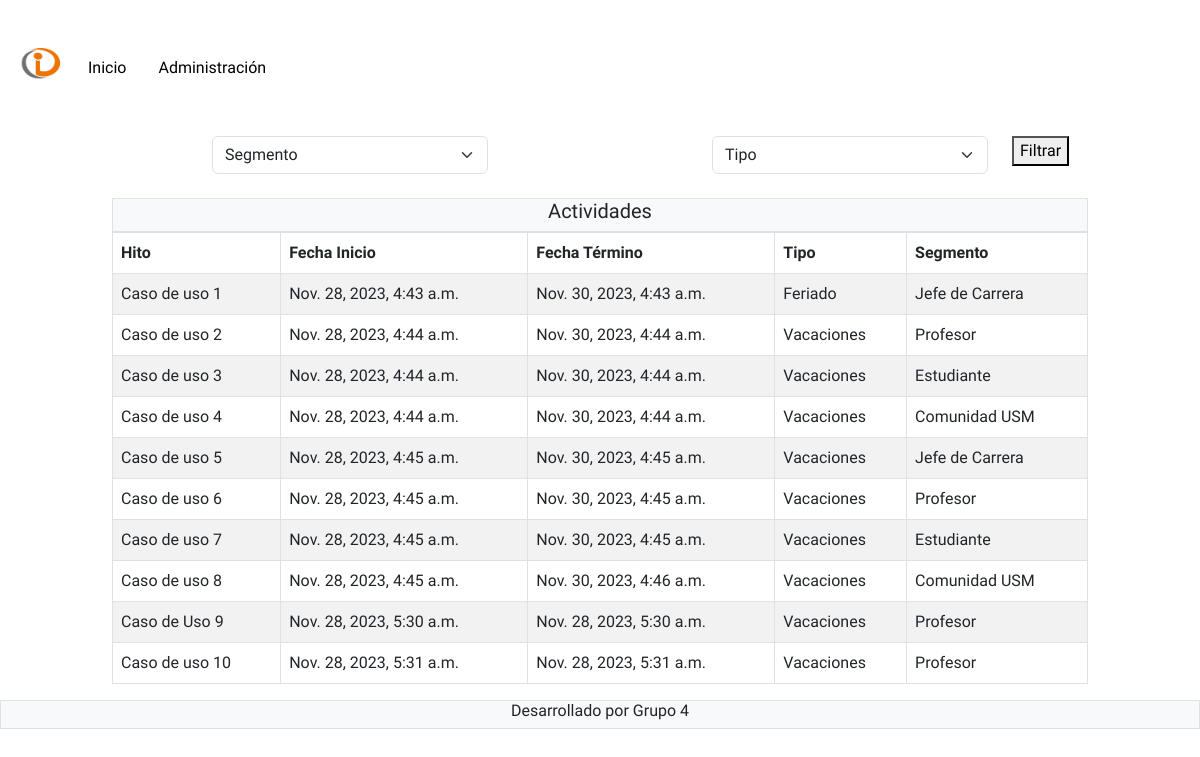
The page / on the database its author committed.
### core/models.py (models this page shows, shortened)
class Evento(models.Model):
    fecha_inicio = models.DateTimeField(auto_now_add=False)
    fecha_termino = models.DateTimeField(auto_now_add=False)
    Titulo = models.CharField(max_length=55)
    Descripcion = models.CharField(max_length=105)
    TIPO_CHOICES = [
        ('V', 'Vacaciones'),
        ('F', 'Feriado'),
        ('S_A', 'Suspension de actividades'),
        ('S_A_PM', 'Suspension de actividades (PM)'),
        ('P', 'Periodo Lectivo'),
        ('S_E', 'Suspension de evaluaciones'),
        ('C', 'Ceremonia'),
        ('E', 'EDDA'),
        ('A', 'Ayudantias'),
        ('H', 'Hito Academico'),
        ('S', 'Secretaria Academica'),
        ('Q', 'QAI'),
    ]
    Tipo = models.CharField(max_length=30, choices=TIPO_CHOICES)
    Segmento = models.ManyToManyField(Segmento, related_name='eventos')

class Segmento(models.Model):
    id = models.BigAutoField(primary_key=True)
    SEGMENTO_CHOICES = [
        ('Comunidad USM', 'Comunidad USM'),
        ('Estudiante', 'Estudiante'),
        ('Profesor', 'Profesor'),
        ('Jefe de Carrera', 'Jefe de Carrera'),
    ]
    nombre = models.CharField(max_length=35, choices=SEGMENTO_CHOICES)

### core/views.py (the view)
# urls.py: path('', views.index, name='home'),
def index(request):
    print("Entrando a views.index")
    title = ""
    segmento_usuario = None
    eventos = Evento.objects.filter(fecha_inicio__gte=date.today()).order_by('fecha_inicio') #Queryset general (todas las actividades)
    eventosPorSegmento = None  #Inicializar el queryset por segmento
    if request.user.is_authenticated:
        user = request.user
        segmento_usuario = user.segmento.nombre if (hasattr(user, 'segmento') and user.segmento) else None
        if segmento_usuario == "Profesor":
            print("Es profesor") #Si el usuario tiene segmento = al nombre -> Filtra por nombre
            eventosPorSegmento = Evento.objects.filter(Segmento__nombre=segmento_usuario, fecha_inicio__gte=date.today()).order_by('fecha_inicio')
        elif segmento_usuario == "Jefe de Carrera": #Si el usuario tiene segmento = al nombre -> Filtra por nombre
            print("Es jefe de carrera")
            eventosPorSegmento = Evento.objects.filter(Segmento__nombre=segmento_usuario, fecha_inicio__gte=date.today()).order_by('fecha_inicio')
    else:
        print("Usuario no autenticado")
    segmento_elegido = request.GET.getlist('segmento')
    tipo_elegido = request.GET.get('tipo')
    if segmento_elegido:
        if 'Segmento' not in segmento_elegido:
            eventos = eventos.filter(Segmento__nombre__in=segmento_elegido)
    if tipo_elegido:
        if 'Tipo' not in tipo_elegido:
            eventos = eventos.filter(Tipo__in=tipo_elegido)
    data = {
        "title": title,
        'segmentos_totales': Segmento.objects.count(),
        'segmentos': Segmento.objects.all(),
        'tipos': Evento.TIPO_CHOICES,
        'eventos': eventos,
        'segmento_elegido': segmento_elegido,
        'tipo_elegido': tipo_elegido,
        'eventosPorSegmento': eventosPorSegmento,
    }
    return render(request, 'base.html', data)

### core/templates/base.html (shortened to what this page needs)
{% load static %}
<!DOCTYPE html>
<html lang="en">
<head>
    <link rel="stylesheet" href="{% static 'core/css/bootstrap.css' %}"/>
    <link rel="stylesheet" href="{% static 'core/css/estilos.css' %}"/>
</head>
<body>
    <div class="container-fluid mt-5">
        <nav id="navbar">
            <ul class="nav">
                <a class="navbar-brand" href="#">
                    <img class="img-fluid" src="{%static 'core\logo_INF.png' %}" alt="Logo Departamento Informática" width="60" height="54" class="d-inline-block align-text-top">
                </a>
                <li class="nav-item">
                    <a class="nav-link" style="color: black" href="#">Inicio</a>
                </li>
                <li class="nav-item">
                    <a class="nav-link" style="color: black" href="admin/">Administración</a>
                </li>
            </ul>
        </nav>
        {% load i18n %}
        <form method="get" action="{% url 'home' %}">
          <div class="row">
              <div class="col-2"></div>
              <div class="col-3">
                  <select class="form-select" name="segmento" aria-label="Default select example">
                      <option selected>Segmento</option>
                  </select>
              </div>
              <div class="col-2"></div>
              <div class="col-3">
                  <select class="form-select" name="tipo" aria-label="Default select example">
                      <option selected>Tipo</option>
                  </select>
              </div>
              <div class="col-2">
                  <button type="submit" name="filtrar">Filtrar</button>
              </div>
          </div> <br>
            <div class="row">
                <div class="col-1"></div>
                <div class="col-10">
                    <div class="text-center border bg-light">
                        <h5>Actividades</h5>
                    </div>
                    <table class="table table-bordered table-striped table-hover">
                        <thead>
                            <tr>
                                <th scope="col">Hito</th>
                                <th scope="col">Fecha Inicio</th>
                                <th scope="col">Fecha Término</th>
                                <th scope="col">Tipo</th>
                                <th scope="col">Segmento</th>
                            </tr>
                        </thead>
                        <tbody>
                            {% for evento in eventos %}
                                <tr>
                                    <td>{{ evento.Titulo }}</td>
                                    <td>{{ evento.fecha_inicio }}</td>
                                    <td>{{ evento.fecha_termino }}</td>
                                    <td>
                                      {{ evento.get_Tipo_display }}
                                    </td>
                                    <td>
                                      {% for segmento in evento.Segmento.all %}
                                          {{ segmento.nombre }}
                                      {% endfor %}
                                    </td>
                                </tr>
                            {% endfor %}
                        </tbody>
                    </table>
                </div>
            </div>
            <div class="row text-center border bg-light">
              <div class="col ">
                <h6>Desarrollado por Grupo 4</h6>
              </div>
            </div>
        </form>
    </div>
</body>
</html>

### core/static/core/css/estilos.css (style rules this page uses)
body { font-family: 'Quicksand', sans-serif; font-family: 'Roboto Condensed', sans-serif; }

### rows shown on the page
Evento: Titulo "Caso de uso 1", fecha_inicio "Nov. 28, 2023, 4:43 a.m.", fecha_termino "Nov. 30, 2023, 4:43 a.m.", Tipo "Feriado"
Segmento: nombre "Jefe de Carrera"
Evento: Titulo "Caso de uso 2", fecha_inicio "Nov. 28, 2023, 4:44 a.m.", fecha_termino "Nov. 30, 2023, 4:44 a.m.", Tipo "Vacaciones"
Segmento: nombre "Profesor"
Evento: Titulo "Caso de uso 3", fecha_inicio "Nov. 28, 2023, 4:44 a.m.", fecha_termino "Nov. 30, 2023, 4:44 a.m.", Tipo "Vacaciones"
Segmento: nombre "Estudiante"
Evento: Titulo "Caso de uso 4", fecha_inicio "Nov. 28, 2023, 4:44 a.m.", fecha_termino "Nov. 30, 2023, 4:44 a.m.", Tipo "Vacaciones"
Segmento: nombre "Comunidad USM"
Evento: Titulo "Caso de uso 5", fecha_inicio "Nov. 28, 2023, 4:45 a.m.", fecha_termino "Nov. 30, 2023, 4:45 a.m.", Tipo "Vacaciones"
Evento: Titulo "Caso de uso 6", fecha_inicio "Nov. 28, 2023, 4:45 a.m.", fecha_termino "Nov. 30, 2023, 4:45 a.m.", Tipo "Vacaciones"
Evento: Titulo "Caso de uso 7", fecha_inicio "Nov. 28, 2023, 4:45 a.m.", fecha_termino "Nov. 30, 2023, 4:45 a.m.", Tipo "Vacaciones"
Evento: Titulo "Caso de uso 8", fecha_inicio "Nov. 28, 2023, 4:45 a.m.", fecha_termino "Nov. 30, 2023, 4:46 a.m.", Tipo "Vacaciones"
Evento: Titulo "Caso de Uso 9", fecha_inicio "Nov. 28, 2023, 5:30 a.m.", fecha_termino "Nov. 28, 2023, 5:30 a.m.", Tipo "Vacaciones"
Evento: Titulo "Caso de uso 10", fecha_inicio "Nov. 28, 2023, 5:31 a.m.", fecha_termino "Nov. 28, 2023, 5:31 a.m.", Tipo "Vacaciones"
